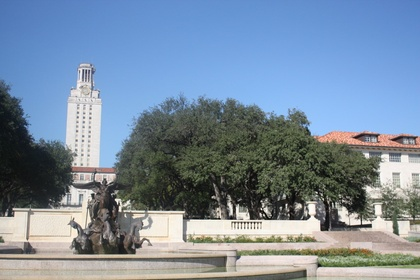
%> input picture assignments/assignment3/part1-data/uttower_left.JPG, 420 x 280 px, shrunk from 1024 x 683 before the run
$ octave img_stitching.m   (GNU Octave 9; MATLAB toolbox functions it lacks are replaced by stand-ins)
%> lines starting %> are read from the running program, lines starting %| are printed output that depends on the picture; in (x1, y1, x2, y2) boxes, pixels count from 0 and x2, y2 are one past the last pixel; in counts of white or black regions, pixels touching at a corner belong together; the program's own positions count from 1
### assignments/assignment3/part1/harris.m
% HARRIS - Harris corner detector
%
% Usage:  [cim, r, c] = harris(im, sigma, thresh, radius, disp)
%
% Arguments:
%            im     - image to be processed.
%            sigma  - standard deviation of smoothing Gaussian. Typical
%                     values to use might be 1-3.
%            thresh - threshold (optional). Try a value ~1000.
%            radius - radius of region considered in non-maximal
%                     suppression (optional). Typical values to use might
%                     be 1-3.
%            disp   - optional flag (0 or 1) indicating whether you want
%                     to display corners overlayed on the original
%                     image. This can be useful for parameter tuning.
%
% Returns:
%            cim    - binary image marking corners.
%            r      - row coordinates of corner points.
%            c      - column coordinates of corner points.
%
% If thresh and radius are omitted from the argument list 'cim' is returned
% as a raw corner strength image and r and c are returned empty.

% Reference:
% C.G. Harris and M.J. Stephens. "A combined corner and edge detector",
% Proceedings Fourth Alvey Vision Conference, Manchester.
% pp 147-151, 1988.
%
% Author:
% Peter Kovesi
% Department of Computer Science & Software Engineering
% The University of Western Australia
% pk@cs.uwa.edu.au  www.cs.uwa.edu.au/~pk
%
% March 2002

function [cim, r, c] = harris(im, sigma, thresh, radius, disp)

    error(nargchk(2,5,nargin));

    dx = [-1 0 1; -1 0 1; -1 0 1]; % Derivative masks
    dy = dx';

    Ix = conv2(im, dx, 'same');    % Image derivatives
    Iy = conv2(im, dy, 'same');

    % Generate Gaussian filter of size 6*sigma (+/- 3sigma) and of
    % minimum size 1x1.
    g = fspecial('gaussian',max(1,fix(6*sigma)), sigma);

    Ix2 = conv2(Ix.^2, g, 'same'); % Smoothed squared image derivatives
    Iy2 = conv2(Iy.^2, g, 'same');
    Ixy = conv2(Ix.*Iy, g, 'same');

    cim = (Ix2.*Iy2 - Ixy.^2)./(Ix2 + Iy2 + eps); % Harris corner measure

    % Alternate Harris corner measure used by some.  Suggested that
    % k=0.04 - I find this a bit arbitrary and unsatisfactory.
    %   cim = (Ix2.*Iy2 - Ixy.^2) - k*(Ix2 + Iy2).^2;

    if nargin > 2   % We should perform nonmaximal suppression and threshold

    % Extract local maxima by performing a grey scale morphological
    % dilation and then finding points in the corner strength image that
    % match the dilated image and are also greater than the threshold.
    sze = 2 * radius + 1;                   % Size of mask.
    mx = ordfilt2(cim, sze^2, ones(sze)); % Grey-scale dilate.
    cim = (cim == mx) & (cim > thresh);       % Find maxima.

    [r, c] = find(cim);                  % Find row,col coords.

        if nargin == 5 & disp      % overlay corners on original image
            figure, imagesc(im), axis image, colormap(gray), hold on
            plot(c, r, 'ys'), title('corners detected');
        end

%     else  % leave cim as a corner strength image and make r and c empty.
%         r = []; c = [];
    end
end

### assignments/assignment3/part1/dist2.m
function n2 = dist2(x, c)
% DIST2	Calculates squared distance between two sets of points.
% Adapted from Netlab neural network software:
% http://www.ncrg.aston.ac.uk/netlab/index.php
%
%	Description
%	D = DIST2(X, C) takes two matrices of vectors and calculates the
%	squared Euclidean distance between them.  Both matrices must be of
%	the same column dimension.  If X has M rows and N columns, and C has
%	L rows and N columns, then the result has M rows and L columns.  The
%	I, Jth entry is the squared distance from the Ith row of X to the
%	Jth row of C.
%
%
%	Copyright (c) Ian T Nabney (1996-2001)

[ndata, dimx] = size(x);
[ncentres, dimc] = size(c);
if dimx ~= dimc
    error('Data dimension does not match dimension of centres')
end

n2 = (ones(ncentres, 1) * sum((x.^2)', 1))' + ...
    ones(ndata, 1) * sum((c.^2)',1) - ...
    2.*(x*(c'));

% Rounding errors occasionally cause negative entries in n2
if any(any(n2<0))
    n2(n2<0) = 0;
end

### assignments/assignment3/part1/img_stitching.m
% function stitching_img = img_stitching(im_left, im_right)

    % Turn off this warning "Warning: Image is too big to fit on screen; displaying at 33% "
    % To set the warning state, you must first know the message identifier for the one warning you want to enable.
    % Query the last warning to acquire the identifier.  For example:
    % warnStruct = warning('query', 'last');
    % msgid_integerCat = warnStruct.identifier
    % msgid_integerCat =
    %    MATLAB:concatenation:integerInteraction
    warning('off', 'Images:initSize:adjustingMag');
    %% 0. Parameters Settings

    % Size of neighborhoods
    neighborhoods = 9;

    % Input images
    im_left = 'part1-data/uttower_left.jpg';
    im_right = 'part1-data/uttower_right.jpg';


    %% 1. Load both images, convert to double and to grayscale.

    img_left_rgb = imread(im_left);
%> img_left_rgb is the input picture: size 280x420x3 uint8; mean R, G, B 121.7, 140, 159
    img_right_rgb = imread(im_right);
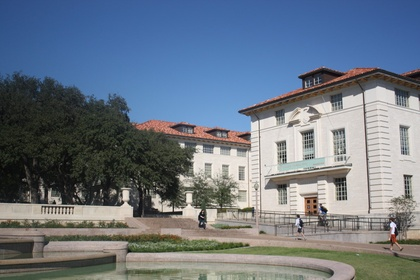
%> input picture assignments/assignment3/part1-data/uttower_right.JPG, 420 x 280 px, shrunk from 1024 x 683 before the run
%> img_right_rgb is the input picture: size 280x420x3 uint8; mean R, G, B 107.7, 118.9, 132

    if ndims(img_left_rgb) == 3
        img_left = im2double(rgb2gray(img_left_rgb));
    else
        img_left = im2double(img_left_rgb);
    end

    if ndims(img_right_rgb) == 3
        img_right = im2double(rgb2gray(img_right_rgb));
    else
        img_right = im2double(img_right_rgb);
    end

    % Size of images
    [height_left, width_left] = size(img_left);
%> height_left = 280; width_left = 420
    [height_right, width_right] = size(img_right);
%> height_right = 280; width_right = 420


    %% 2. Detect feature points in both images.
    %
    % r  - row coordinates of corner points.  -> x
    % c  - column coordinates of corner points.  -> y


    [left_corner, left_r, left_c] = harris(img_left, 3, 0.04, 3, 0);
%> in harris, `cim = (cim == mx) & (cim > thresh);`:
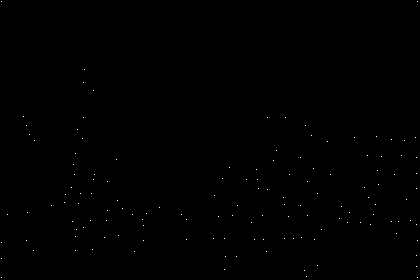
%> cim: size 280x420 logical; 0.12% white in thin lines or dots
%> in harris, `[r, c] = find(cim);`: r = 137 values from 2 to 278; c = 137 values from 2 to 418
%> left_r = 137 values, max 278 at index 4, min 2 at index 1, mean 196.4; left_c = 137 values from 2 to 418
    [right_corner, right_r, right_c] = harris(img_right, 3, 0.04, 3, 0);
%> in harris (call 2), `cim = (cim == mx) & (cim > thresh);`: cim: size 280x420 logical; 0.13% white in thin lines or dots, all inside (x1, y1, x2, y2) = (1, 69, 418, 278)
%> right_r = 154 values, max 278 at index 53, min 70 at index 153, mean 182.6; right_c = 154 values from 2 to 418


    % No. of corners in left_image and right_image respectively.
    [no_of_corners_left, ~] = size(left_c);
%> no_of_corners_left = 137
    [no_of_corners_right, ~] = size(right_c);
%> no_of_corners_right = 154


    new_left_r = [];
    new_left_c = [];
    for i = 1:no_of_corners_left
        if((left_r(i) > neighborhoods) && (left_c(i) > neighborhoods) && (left_r(i) < height_left - neighborhoods - 1) && (left_c(i) < width_left - neighborhoods - 1))
            new_left_r = [new_left_r; left_r(i)];
            new_left_c = [new_left_c; left_c(i)];
        end
    end
%> this loop made 137 passes
%> (new_left_r, new_left_c) on passes 6 to 11: (117, 24), ([117; 126], [24; 27]), ([117; 126; 241], [24; 27; 27]), ([117; 126; 241; 213], [24; 27; 27; 28]), ([117; 126; 241; 213; 135], [24; 27; 27; 28; 30]), ([117; 126; 241; 213; 135; 251], [24; 27; 27; 28; 30; 34])
%> new_left_c on passes 18 to 20: [24; 27; 27; 28; 30; 34; 35; 52; 65; 66; 72; 73; 74], [24; 27; 27; 28; 30; 34; 35; 52; 65; 66; 72; 73; 74; 75], [24; 27; 27; 28; 30; 34; 35; 52; 65; 66; 72; 73; 74; 75; 76]
%> after the loop, new_left_c = 118 values from 24 to 407; new_left_r = 118 values, max 266 at index 91, min 70 at index 26, mean 194.4

    new_right_r = [];
    new_right_c = [];
    for i = 1:no_of_corners_right
        if((right_r(i) > neighborhoods) && (right_c(i) > neighborhoods) && (right_r(i) < height_right - neighborhoods - 1) && (right_c(i) < width_right - neighborhoods - 1))
            new_right_r = [new_right_r; right_r(i)];
            new_right_c = [new_right_c; right_c(i)];
        end
    end
%> this loop made 154 passes
%> (new_right_r, new_right_c) on passes 7 to 12: (223, 22), ([223; 179], [22; 25]), ([223; 179; 200], [22; 25; 29]), ([223; 179; 200; 222], [22; 25; 29; 32]), ([223; 179; 200; 222; 256], [22; 25; 29; 32; 32]), ([223; 179; 200; 222; 256; 243], [22; 25; 29; 32; 32; 34])
%> new_right_c on passes 19 to 20: [22; 25; 29; 32; 32; 34; 50; 55; 64; 65; 76; 92; 97], [22; 25; 29; 32; 32; 34; 50; 55; 64; 65; 76; 92; 97; 100]
%> after the loop, new_right_c = 135 values from 22 to 407; new_right_r = 135 values, max 256 at index 5, min 80 at index 87, mean 176.4


    [new_no_of_corners_left, ~] = size(new_left_c);
%> new_no_of_corners_left = 118
    [new_no_of_corners_right, ~] = size(new_right_c);
%> new_no_of_corners_right = 135


    %% 3. Extract local neighborhoods around every keypoint in both images, and
    % form descriptors simply by "flattening" the pixel values in each neighborhood
    % to one-dimensional vectors. Experiment with different neighborhood sizes to
    % see which one works the best. If you're using your Laplacian detector, use
    % the detected feature scales to define the neighborhood scales.


    % For left image
    descriptor_left = zeros(new_no_of_corners_left, (2 * neighborhoods + 1)^2);

    for i = 1:new_no_of_corners_left
        descriptor_left(i, :) = reshape(img_left(new_left_r(i) - neighborhoods:new_left_r(i) + neighborhoods, new_left_c(i) - neighborhoods:new_left_c(i) + neighborhoods), 1, (2 * neighborhoods + 1)^2);
    end


    % For right image
    descriptor_right = zeros(new_no_of_corners_right, (2 * neighborhoods + 1)^2);

    for i = 1:new_no_of_corners_right
        descriptor_right(i, :) = reshape(img_right(new_right_r(i) - neighborhoods:new_right_r(i) + neighborhoods, new_right_c(i) - neighborhoods:new_right_c(i) + neighborhoods), 1, (2 * neighborhoods + 1)^2);
    end
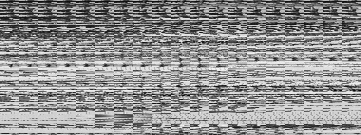
%> descriptor_right: size 135x361 double; min 0.0157, max 0.992, mean 0.569

    % points = detectSURFFeatures(img_right);
    % [features, points] = extractFeatures(img_right, points);


    %% 4. Compute distances between every descriptor in one image and every
    % descriptor in the other image. In MATLAB, you can use dist2.m for
    % fast computation of Euclidean distance. If you are not using SIFT
    % descriptors, you should experiment with computing normalized correlation,
    % or Euclidean distance after normalizing all descriptors to have zero mean
    % and unit standard deviation.
    %

    % Normalize to zero mean and unit variance
    norm_descriptor_left = zscore(descriptor_left');
    norm_descriptor_left = norm_descriptor_left';
%> norm_descriptor_left: size 118x361 double

    norm_descriptor_right = zscore(descriptor_right');
    norm_descriptor_right = norm_descriptor_right';
%> norm_descriptor_right: size 135x361 double

    % Compute distance
    distance = dist2(norm_descriptor_left, norm_descriptor_right);


    %% 5. Select putative matches based on the matrix of pairwise descriptor
    % distances obtained above. You can select all pairs whose descriptor
    % distances are below a specified threshold, or select the top few hundred
    % descriptor pairs with the smallest pairwise distances.


    total = min([no_of_corners_left, no_of_corners_right, 250]);
%> total = 137
    matches = [];

    for i = 1:total
        [r, c] = find(distance == min(min(distance)));
        if(length(r) == 1)
            matches = [matches; new_left_r(r), new_left_c(r), new_right_r(c), new_right_c(c)];
            distance(r,:) = 100;
            distance(:,c) = 100;
        end
    end
%> this loop made 137 passes
%> (r, c, matches) on passes 1 to 3: (92, 25, [230 322 216 135]), (108, 37, [230 322 216 135; 171 378 161 192]), (98, 29, [230 322 216 135; 171 378 161 192; 213 350 200 163])
%> (r, c) on passes 4 to 9: (100, 31), (95, 26), (111, 45), (84, 21), (91, 23), (76, 13)
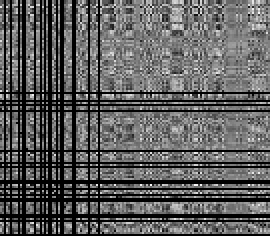
%> distance: size 118x135 double (shown 2 times larger); min 100, max 1352.5, mean 559.4; drawn with min black and max white
%> after the loop, matches = 17 rows, first 8: [230 322 216 135; 171 378 161 192; 213 350 200 163; 223 361 210 173; 219 340 206 154; 140 392 132 207; 126 306 113 126; 266 318 251 128]


    %% 6. Run RANSAC to estimate a homography mapping one image onto the other.
    % Report the number of inliers and the average residual for the inliers
    % (squared distance between the point coordinates in one image and the
    % transformed coordinates of the matching point in the other image).
    % Also, display the locations of inlier matches in both images.


    threshold = 2;
    iterations = 250;
    num_of_matches = size(matches, 1);
%> num_of_matches = 17

    % Use four matches to initialize the homography in each iteration.
    num_of_samples = 4;
    n = 1;

    while(n < iterations)
        if num_of_samples == 4
            inliers = randsample(num_of_matches, num_of_samples);
        end
        A = [];
        for i = 1:num_of_samples
            current_match = matches(inliers(i), :);
            xT = [current_match(2), current_match(1), 1];
            A = [A; xT*0, xT, xT*(-current_match(3))];
            A = [A; xT, xT*0, xT*(-current_match(4))];
        end

        % Homography fitting calls for homogeneous least squares.
        [U, S, V] = svd(A);
        H = V(:, end);

        H1 = reshape(H, 3, 3);
        num_of_inliers = 0;
        inliers = [];
        residual = [];
        for i = 1:num_of_matches
            X =  H1' * [matches(i, 2); matches(i, 1); 1];
            x = X(1) / X(3);
            y = X(2) / X(3);
            if (dist2([x, y], [matches(i, 4), matches(i, 3)]) < threshold)
                inliers = [inliers; i];
                residual = [residual; dist2([x,y], [matches(i, 4), matches(i, 3)])];
                num_of_inliers = num_of_inliers + 1;
            end
        end

        if (num_of_inliers < 15)
            num_of_samples = 4;
        else
           num_of_samples = num_of_inliers;
           n = n + 1;
        end
    end
%> this loop made 308 passes
%> num_of_samples on pass 60: 15
%> after the loop, n = 250

    mean_of_residual = mean(residual);
%> mean_of_residual = 0.342


    %% 7. Warp one image onto the other using the estimated transformation.
    % To do this in MATLAB, you will need to learn about maketform and
    % imtransform functions.


    final_matches = [];
    for i = 1:num_of_inliers
        final_matches = [final_matches; matches(inliers(i), :)];
    end
%> this loop made 15 passes
%> final_matches on passes 1 to 3: [230 322 216 135], [230 322 216 135; 171 378 161 192], [230 322 216 135; 171 378 161 192; 213 350 200 163]
%> after the loop, final_matches = 15 rows, first 8: [230 322 216 135; 171 378 161 192; 213 350 200 163; 223 361 210 173; 219 340 206 154; 140 392 132 207; 126 306 113 126; 266 318 251 128]

    figure; imshow(img_left_rgb); hold on;
    scatter(matches(:, 2), matches(:, 1), 'g');
    scatter(final_matches(:, 2), final_matches(:, 1), 'r', '+');

    figure; imshow(img_right_rgb); hold on;
    scatter(matches(:, 4), matches(:, 3), 'g');
    scatter(final_matches(:, 4), final_matches(:, 3), 'r', '+');

    T = maketform('projective', H1);
%> T = {ndims_in 2, ndims_out 2}

    [tmp, xdata_range, ydata_range] = imtransform(img_left_rgb, T, 'nearest');
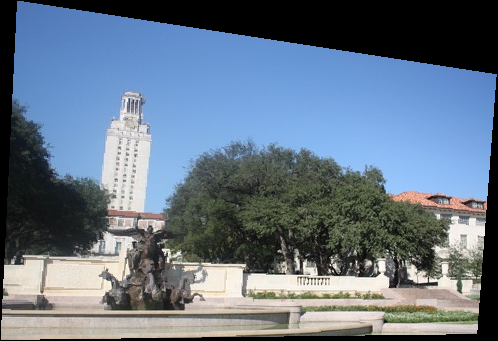
%> tmp: size 341x498x3 uint8; mean R, G, B 101.8, 117.4, 134
%> xdata_range = [-254.4 242.6]; ydata_range = [-70.02 270]
    xdataout=[min(1, xdata_range(1)), max(size(img_right_rgb, 2),xdata_range(2))];
%> xdataout = [-254.4 420]
    ydataout=[min(1, ydata_range(1)), max(size(img_right_rgb, 1),ydata_range(2))];
%> ydataout = [-70.02 280]

    img_left_t = imtransform(img_left_rgb, T, 'nearest','XData', xdataout, 'YData', ydataout);
    img_right_t = imtransform(img_right_rgb, maketform('affine', eye(3)), 'nearest', 'XData', xdataout,'YData',ydataout);


    %% 8. Create a new image big enough to hold the panorama and composite the two
    % images into it. You can composite by simply averaging the pixel values
    % where the two images overlap. Your result should look something like
    % this (but hopefully with a more precise alignment):

    % Size of output image
    [height, width, channels] = size(img_left_t);
%> height = 352; width = 676; channels = 3

    output = img_left_t;
    for i = 1:height * width * channels
        if (output(i) == 0)
            output(i) = img_right_t(i);
        elseif(output(i) ~= 0 && img_right_t(i) ~= 0)
            output(i) = (img_left_t(i) + img_right_t(i)) / 2;
        end
    end
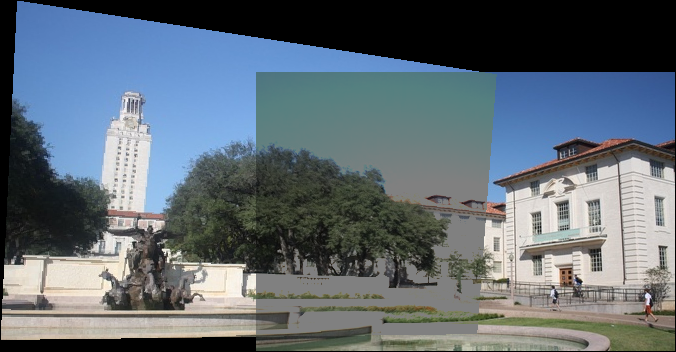
%> output: size 352x676x3 uint8; mean R, G, B 96.2, 107.6, 116.3

    figure; imshow(output);
    figure; showMatchedFeatures(img_left_rgb, img_right_rgb, final_matches(:, 2:-1:1), final_matches(:, 4:-1:3));
%> after `showMatchedFeatures(img_left_rgb, img_right_rgb, final_matches(:, 2:-1`:
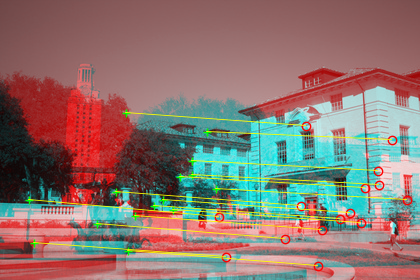
%> figure redrawn from the program's plot data


% end
